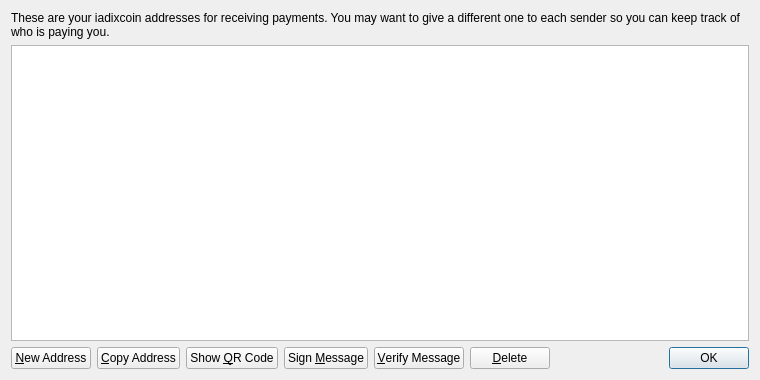
<?xml version="1.0" encoding="UTF-8"?>
<ui version="4.0">
 <class>AddressBookPage</class>
 <widget class="QWidget" name="AddressBookPage">
  <property name="geometry">
   <rect>
    <x>0</x>
    <y>0</y>
    <width>760</width>
    <height>380</height>
   </rect>
  </property>
  <property name="windowTitle">
   <string>Address Book</string>
  </property>
  <layout class="QVBoxLayout" name="verticalLayout">
   <item>
    <widget class="QLabel" name="labelExplanation">
     <property name="text">
      <string>These are your iadixcoin addresses for receiving payments. You may want to give a different one to each sender so you can keep track of who is paying you.</string>
     </property>
     <property name="textFormat">
      <enum>Qt::PlainText</enum>
     </property>
     <property name="wordWrap">
      <bool>true</bool>
     </property>
    </widget>
   </item>
   <item>
    <widget class="QTableView" name="tableView">
     <property name="contextMenuPolicy">
      <enum>Qt::CustomContextMenu</enum>
     </property>
     <property name="toolTip">
      <string>Double-click to edit address or label</string>
     </property>
     <property name="tabKeyNavigation">
      <bool>false</bool>
     </property>
     <property name="selectionMode">
      <enum>QAbstractItemView::SingleSelection</enum>
     </property>
     <property name="selectionBehavior">
      <enum>QAbstractItemView::SelectRows</enum>
     </property>
     <property name="sortingEnabled">
      <bool>true</bool>
     </property>
     <attribute name="verticalHeaderVisible">
      <bool>false</bool>
     </attribute>
    </widget>
   </item>
   <item>
    <layout class="QHBoxLayout" name="horizontalLayout">
     <item>
      <widget class="QPushButton" name="newAddressButton">
       <property name="toolTip">
        <string>Create a new address</string>
       </property>
       <property name="text">
        <string>&amp;New Address</string>
       </property>
      </widget>
     </item>
     <item>
      <widget class="QPushButton" name="copyToClipboard">
       <property name="toolTip">
        <string>Copy the currently selected address to the system clipboard</string>
       </property>
       <property name="text">
        <string>&amp;Copy Address</string>
       </property>
      </widget>
     </item>
     <item>
      <widget class="QPushButton" name="showQRCode">
       <property name="text">
        <string>Show &amp;QR Code</string>
       </property>
      </widget>
     </item>
     <item>
      <widget class="QPushButton" name="signMessage">
       <property name="toolTip">
        <string>Sign a message to prove you own a iadixcoin address</string>
       </property>
       <property name="text">
        <string>Sign &amp;Message</string>
       </property>
      </widget>
     </item>
     <item>
      <widget class="QPushButton" name="verifyMessage">
       <property name="toolTip">
        <string>Verify a message to ensure it was signed with a specified iadixcoin address</string>
       </property>
       <property name="text">
        <string>&amp;Verify Message</string>
       </property>
      </widget>
     </item>
     <item>
      <widget class="QPushButton" name="deleteButton">
       <property name="toolTip">
        <string>Delete the currently selected address from the list</string>
       </property>
       <property name="text">
        <string>&amp;Delete</string>
       </property>
      </widget>
     </item>
     <item>
      <spacer name="horizontalSpacer">
       <property name="orientation">
        <enum>Qt::Horizontal</enum>
       </property>
       <property name="sizeHint" stdset="0">
        <size>
         <width>40</width>
         <height>20</height>
        </size>
       </property>
      </spacer>
     </item>
     <item>
      <widget class="QDialogButtonBox" name="buttonBox">
       <property name="sizePolicy">
        <sizepolicy hsizetype="Maximum" vsizetype="Fixed">
         <horstretch>0</horstretch>
         <verstretch>0</verstretch>
        </sizepolicy>
       </property>
       <property name="standardButtons">
        <set>QDialogButtonBox::Ok</set>
       </property>
      </widget>
     </item>
    </layout>
   </item>
  </layout>
 </widget>
 <resources>
  <include location="../bitcoin.qrc"/>
 </resources>
 <connections/>
</ui>
